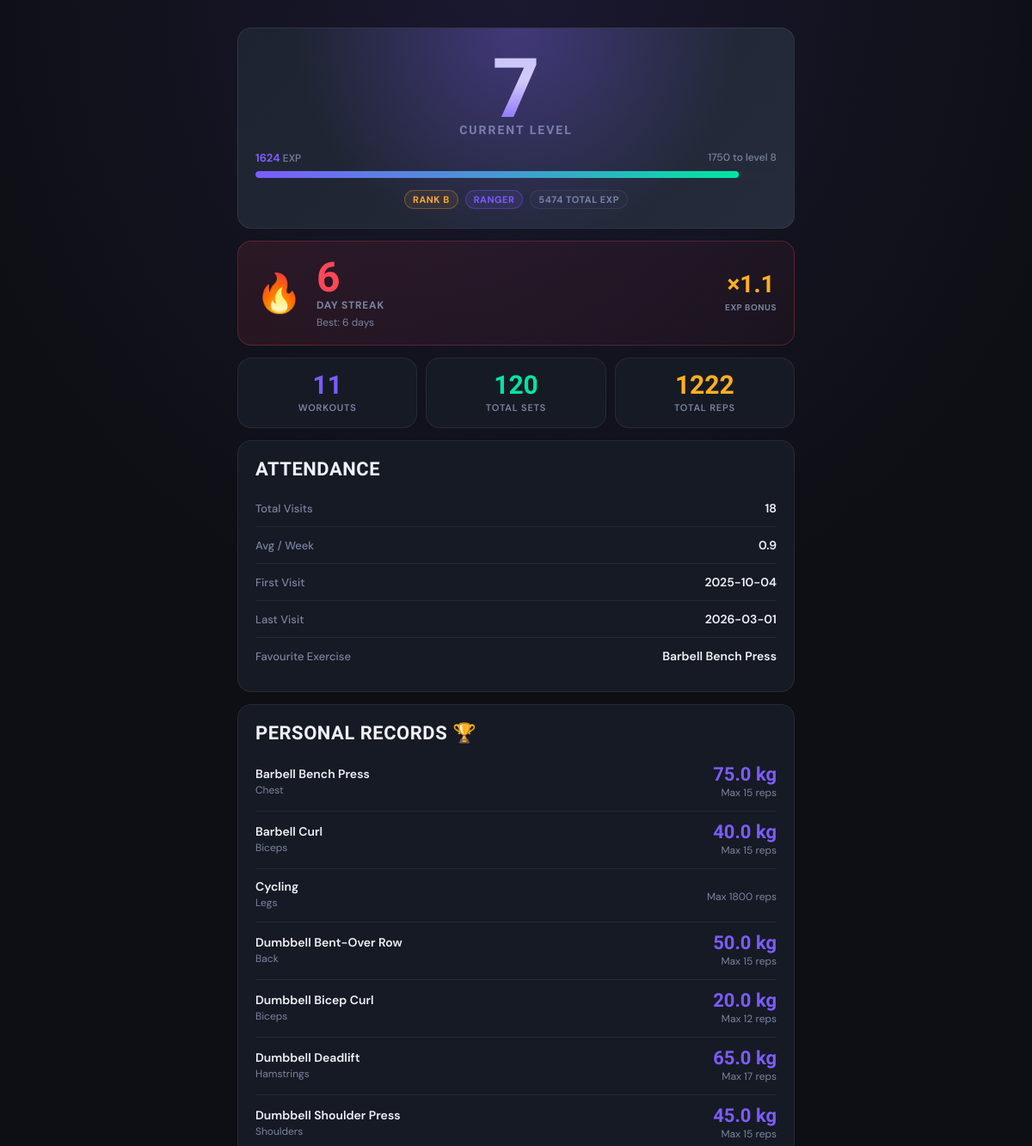
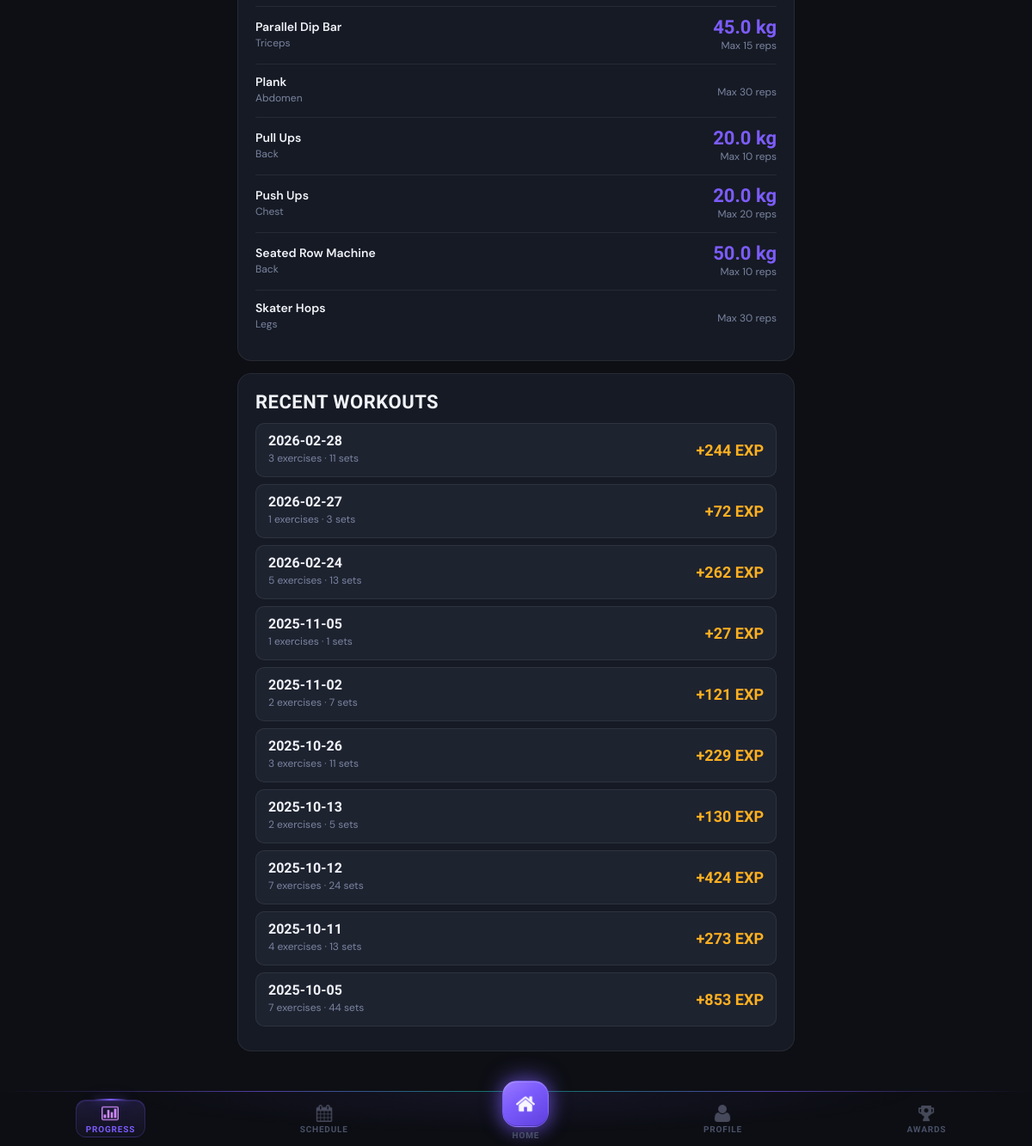
Screenshot of /progress (signed in) with the database file from the repository (2 pictures, top to bottom).
### tables this page shows
CREATE TABLE client_gamification (
                gamification_id INTEGER PRIMARY KEY AUTOINCREMENT,
                client_id INTEGER UNIQUE NOT NULL,
                current_level INTEGER DEFAULT 1,
                current_exp INTEGER DEFAULT 0,
                total_exp INTEGER DEFAULT 0,
                rank TEXT DEFAULT 'E',
                client_class TEXT,
                class_unlocked_at_level INTEGER, current_streak INTEGER DEFAULT 0, longest_streak INTEGER DEFAULT 0, total_reps INTEGER DEFAULT 0, workouts_completed INTEGER DEFAULT 0,
                FOREIGN KEY (client_id) REFERENCES clients(client_id) ON DELETE CASCADE
            );

CREATE TABLE client_streaks (
                streak_id INTEGER PRIMARY KEY AUTOINCREMENT,
                client_id INTEGER UNIQUE NOT NULL,
                current_streak INTEGER DEFAULT 0,
                longest_streak INTEGER DEFAULT 0,
                last_attendance_date DATE,
                streak_multiplier REAL DEFAULT 1.0,
                FOREIGN KEY (client_id) REFERENCES clients(client_id) ON DELETE CASCADE
            );

CREATE TABLE exercises (
                exercise_id INTEGER PRIMARY KEY AUTOINCREMENT,
                name TEXT UNIQUE NOT NULL,
                description TEXT,
                exercise_type TEXT,
                difficulty_level TEXT,
                base_exp INTEGER DEFAULT 10,
                image_path TEXT,
                created_date DATETIME DEFAULT CURRENT_TIMESTAMP
            , primary_muscle TEXT, complementary_muscle TEXT);

CREATE TABLE workout_logs (
                log_id INTEGER PRIMARY KEY AUTOINCREMENT,
                client_id INTEGER NOT NULL,
                exercise_id INTEGER NOT NULL,
                workout_date DATE NOT NULL,
                set_number INTEGER NOT NULL,
                reps_completed INTEGER,
                weight_used REAL,
                exp_earned INTEGER DEFAULT 0,
                "measurement" TEXT,
                timestamp DATETIME DEFAULT CURRENT_TIMESTAMP,
                FOREIGN KEY (client_id) REFERENCES clients(client_id) ON DELETE CASCADE,
                FOREIGN KEY (exercise_id) REFERENCES exercises(exercise_id) ON DELETE CASCADE
            );

### main.py (the view)
@app.route('/progress')
@login_required
def progress():
    client_id = session['client_id']
    client = Client.get_by_id(client_id)
    progress_data = gamification.get_client_progress(client_id)
    workout_history = workout_logger.get_workout_history(client_id, limit=10)
    attendance_stats = attendance_ctrl.get_attendance_stats(client_id)
    workout_stats = workout_logger.get_workout_stats(client_id)
    personal_records = workout_logger.get_personal_records(client_id)
    return render_template('progress.html',
                         client=client,
                         progress=progress_data,
                         workout_history=workout_history,
                         attendance_stats=attendance_stats,
                         workout_stats=workout_stats,
                         personal_records=personal_records)

### controllers/gamification_controller.py (called while the page is built)
    def _get_gamification_data(self, client_id):
        query = 'SELECT * FROM client_gamification WHERE client_id=?'
        result = self.db.execute_query(query, (client_id,))
        return dict(result[0]) if result else None

    def _get_streak_data(self, client_id):
        query = 'SELECT * FROM client_streaks WHERE client_id=?'
        result = self.db.execute_query(query, (client_id,))
        return dict(result[0]) if result else None

### controllers/workout_logger.py (called while the page is built)
    def get_workout_history(self, client_id, limit=10):
        query = '''
            SELECT workout_date, COUNT(DISTINCT exercise_id) as exercises_count,
                   COUNT(*) as total_sets, SUM(exp_earned) as total_exp
            FROM workout_logs
            WHERE client_id=?
            GROUP BY workout_date
            ORDER BY workout_date DESC
            LIMIT ?
        '''
        results = self.db.execute_query(query, (client_id, limit))
        history = []
        for row in results:
            history.append({
                'date': row['workout_date'],
                'exercises_count': row['exercises_count'],
                'total_sets': row['total_sets'],
                'total_exp': row['total_exp']
            })
        return history

### database/db_manager.py (called while the page is built)
    def connect(self):
        self.conn = sqlite3.connect(self.db_name)
        self.conn.row_factory = sqlite3.Row  # Access columns by name
        self.cursor = self.conn.cursor()

    def disconnect(self):
        if self.conn:
            self.conn.close()

    def execute_query(self, query, params=None):
        self.connect()
        if params:
            self.cursor.execute(query, params)
        else:
            self.cursor.execute(query)
        results = self.cursor.fetchall()
        self.disconnect()
        return results

### main.py (called while the page is built)
def login_required(f):
    @wraps(f)
    def decorated_function(*args, **kwargs):
        if 'client_id' not in session:
            return redirect(url_for('login'))
        return f(*args, **kwargs)
    return decorated_function

### templates/progress.html (shortened to what this page needs)
{% extends "base.html" %}
{% block content %}
<div class="level-hero">
    <span class="level-number">{{ progress.level }}</span>
    <span class="level-label">Current Level</span>
    <div class="exp-row">
        <span><strong>{{ progress.current_exp }}</strong> EXP</span>
        <span>{{ progress.next_level_exp }} to level {{ progress.level + 1 }}</span>
    </div>
    <div class="progress-track">
        <div class="progress-fill" style="width: {{ progress.progress_percentage }}%"></div>
    </div>
    <div class="rank-class-row">
        <span class="tag tag-amber">Rank {{ progress.rank }}</span>
        {% if progress.class %}
        <span class="tag tag-brand">{{ progress.class }}</span>
        {% endif %}
        <span class="tag">{{ progress.total_exp }} Total EXP</span>
    </div>
</div>
{% if progress.streak is defined %}
<div class="streak-card">
    <div class="streak-flame">🔥</div>
    <div>
        <div class="streak-days">{{ progress.streak }}</div>
        <div class="streak-info-label">Day Streak</div>
        <div class="streak-detail">Best: {{ progress.longest_streak }} days</div>
    </div>
    <div class="streak-multiplier">
        <span class="streak-mult-val">×{{ progress.streak_multiplier }}</span>
        <span class="streak-mult-lbl">EXP Bonus</span>
    </div>
</div>
{% endif %}
{% if workout_stats %}
<div class="big-stat-row">
    <div class="big-stat">
        <span class="big-stat-val brand">{{ workout_stats.total_workouts }}</span>
        <span class="big-stat-lbl">Workouts</span>
    </div>
    <div class="big-stat">
        <span class="big-stat-val green">{{ workout_stats.total_sets }}</span>
        <span class="big-stat-lbl">Total Sets</span>
    </div>
    <div class="big-stat">
        <span class="big-stat-val amber">{{ workout_stats.total_reps }}</span>
        <span class="big-stat-lbl">Total Reps</span>
    </div>
</div>
{% endif %}
{% if attendance_stats %}
<div class="card section-card">
    <h2>Attendance</h2>
    <div class="row-item">
        <span class="row-item-label">Total Visits</span>
        <span class="row-item-value">{{ attendance_stats.total_visits }}</span>
    </div>
    <div class="row-item">
        <span class="row-item-label">Avg / Week</span>
        <span class="row-item-value">{{ attendance_stats.avg_visits_per_week }}</span>
    </div>
    <div class="row-item">
        <span class="row-item-label">First Visit</span>
        <span class="row-item-value">{{ attendance_stats.first_visit }}</span>
    </div>
    <div class="row-item">
        <span class="row-item-label">Last Visit</span>
        <span class="row-item-value">{{ attendance_stats.last_visit }}</span>
    </div>
    {% if workout_stats and workout_stats.favorite_exercise %}
    <div class="row-item">
        <span class="row-item-label">Favourite Exercise</span>
        <span class="row-item-value">{{ workout_stats.favorite_exercise }}</span>
    </div>
    {% endif %}
</div>
{% endif %}
{% if personal_records %}
<div class="card section-card">
    <h2>Personal Records 🏆</h2>
    {% for record in personal_records %}
    <div class="pr-item">
        <div>
            <span class="pr-name">{{ record.exercise }}</span>
            <span class="pr-muscle">{{ record.primary_muscle }}</span>
        </div>
        <div class="pr-values">
            {% if record.max_weight %}
            <div class="pr-weight">{{ record.max_weight }} kg</div>
            {% endif %}
            <div class="pr-reps">Max {{ record.max_reps }} reps</div>
        </div>
    </div>
    {% endfor %}
</div>
{% endif %}
<div class="card section-card">
    <h2>Recent Workouts</h2>
    {% if workout_history %}
        {% for w in workout_history %}
        <div class="history-item">
            <div>
                <span class="history-date">{{ w.date }}</span>
                <span class="history-meta">{{ w.exercises_count }} exercises · {{ w.total_sets }} sets</span>
            </div>
            <span class="history-exp">+{{ w.total_exp }} EXP</span>
        </div>
        {% endfor %}
    {% else %}
        <p style="padding:10px 0;">No workouts logged yet. Start training!</p>
    {% endif %}
</div>
{% endblock %}

### templates/base.html (style rules this page uses)
:root { --brand: #7c5cfc; --brand-glow: rgba(124, 92, 252, 0.35); --brand-dim: rgba(124, 92, 252, 0.12); --green: #00e5a0; --green-glow: rgba(0, 229, 160, 0.3); --amber: #ffb020; --red: #ff4757; --bg: #0d0f14; --surface: #161a24; --surface-2: #1e2330; --surface-3: #252b3b; --border: rgba(255,255,255,0.07); --border-2: rgba(255,255,255,0.12); --text: #f0f2f8; --text-muted: #7a84a0; --text-dim: #4a5168; --radius: 16px; --radius-sm: 10px; --font-display:'Barlow Condensed', sans-serif; --font-body: 'DM Sans', sans-serif; --nav-height: 64px; }
*, *::before, *::after { margin: 0; padding: 0; box-sizing: border-box; }
body { font-family: var(--font-body); background: var(--bg); color: var(--text); min-height: 100vh; padding-top: 16px; padding-bottom: calc(var(--nav-height) + 32px); background-image: radial-gradient(ellipse 80% 40% at 50% 0%, rgba(124,92,252,0.12) 0%, transparent 70%); }
.card { background: var(--surface); border: 1px solid var(--border); border-radius: var(--radius); padding: 20px; margin-bottom: 14px; }
h1, h2, h3 { font-family: var(--font-display); color: var(--text); text-transform: uppercase; letter-spacing: 0.5px; font-weight: 800; }
h2 { font-size: 22px; margin-bottom: 12px; }
.progress-track { background: var(--surface-3); height: 8px; border-radius: 99px; overflow: hidden; }
.progress-fill { height: 100%; background: linear-gradient(90deg, var(--brand), var(--green)); border-radius: 99px; transition: width 0.6s cubic-bezier(0.34, 1.56, 0.64, 1); box-shadow: 0 0 8px var(--green-glow); }
.row-item { display: flex; justify-content: space-between; align-items: center; padding: 12px 0; border-bottom: 1px solid var(--border); }
.row-item:last-child { border-bottom: none; }
.row-item-label { color: var(--text-muted); font-size: 13px; font-weight: 500; }
.row-item-value { font-weight: 600; font-size: 14px; color: var(--text); }
.tag { display: inline-block; font-size: 11px; font-weight: 700; padding: 3px 9px; border-radius: 99px; border: 1px solid var(--border); background: var(--surface-3); color: var(--text-muted); text-transform: uppercase; letter-spacing: 0.5px; }
.tag-brand { color: var(--brand); border-color: var(--brand-glow); background: var(--brand-dim); }
.tag-amber { color: var(--amber); border-color: rgba(255,176,32,0.3); background: rgba(255,176,32,0.08); }

### rows the page displays
client_gamification: current_exp "1624", class "RANGER", total_exp "5474"
client_streaks: streak_multiplier "1.1"
exercises: favorite_exercise "Barbell Bench Press", exercise "Barbell Bench Press", primary_muscle "Chest", max_weight "75.0", max_reps "15"
exercises: exercise "Barbell Curl", primary_muscle "Biceps", max_weight "40.0", max_reps "15"
exercises: exercise "Cycling", primary_muscle "Legs", max_reps "1800"
exercises: exercise "Dumbbell Bent-Over Row", primary_muscle "Back", max_weight "50.0", max_reps "15"
exercises: exercise "Dumbbell Bicep Curl", primary_muscle "Biceps", max_weight "20.0", max_reps "12"
exercises: exercise "Dumbbell Deadlift", primary_muscle "Hamstrings", max_weight "65.0", max_reps "17"
exercises: exercise "Dumbbell Shoulder Press", primary_muscle "Shoulders", max_weight "45.0", max_reps "15"
exercises: exercise "Parallel Dip Bar", primary_muscle "Triceps", max_weight "45.0", max_reps "15"
exercises: exercise "Plank", primary_muscle "Abdomen", max_reps "30"
exercises: exercise "Pull Ups", primary_muscle "Back", max_weight "20.0", max_reps "10"
exercises: exercise "Push Ups", primary_muscle "Chest", max_weight "20.0", max_reps "20"
exercises: exercise "Seated Row Machine", primary_muscle "Back", max_weight "50.0", max_reps "10"
exercises: exercise "Skater Hops", primary_muscle "Legs", max_reps "30"
workout_logs: date "2025-11-05", exercises_count "1", total_sets "1", total_exp "27"

### other values shown
{{ progress.level }} "7"
{{ progress.next_level_exp }} "1750"
{{ progress.level + 1 }} "8"
{{ progress.rank }} "B"
{{ progress.streak }} "6"
{{ progress.longest_streak }} "6"
{{ workout_stats.total_workouts }} "11"
{{ workout_stats.total_sets }} "120"
{{ workout_stats.total_reps }} "1222"
{{ attendance_stats.total_visits }} "18"
{{ attendance_stats.avg_visits_per_week }} "0.9"
{{ attendance_stats.first_visit }} "2025-10-04"
{{ attendance_stats.last_visit }} "2026-03-01"
{{ w.date }} "2026-02-28" "2026-02-27" "2026-02-24" "2025-11-02" "2025-10-26" "2025-10-13" "2025-10-12" "2025-10-11" "2025-10-05"
{{ w.exercises_count }} "3" "1" "5" "2" "3" "2" "7" "4" "7"
